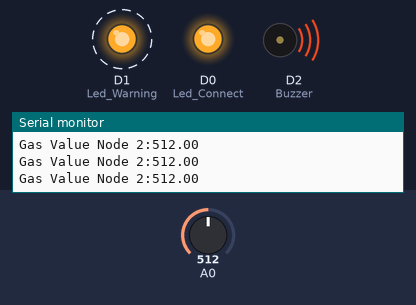
This sketch was run on a simulated ESP8266 (NodeMCU). Parts: output pins drawn as LEDs (lit = HIGH), buzzer (waves = sounding, pin HIGH), the last lines printed to the serial monitor. Dashed ring = blinking. The test bench sets the inputs (shaded band); at power-on: A0 = 512. No radio packets arrive unless stated.

Above: at 1.26 s.
1.3 s: A0 set to 466
4.3 s: A0 set to 434
At 5.0 s:
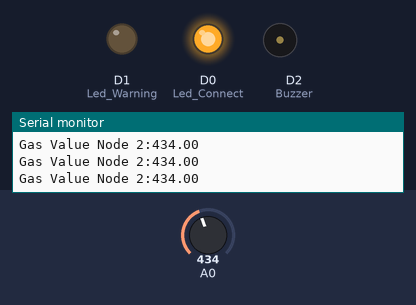
5.9 s: A0 set to 460
At 6.19 s:
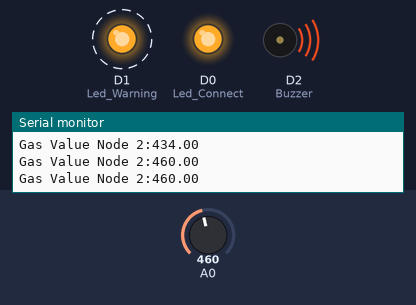
Timing chart, 0 to 14.9 s (numbered marks = the images above; inputs shaded):
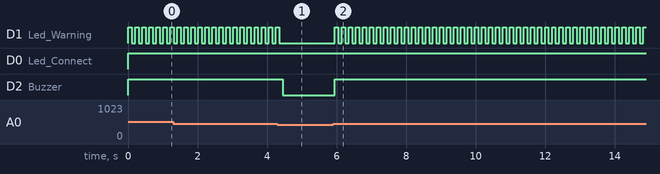

Measured:
- the behaviour switches between 451 and 450 on A0 (found by bisection; images 0 and 1)
- after the input at 4.3 s, D1 (Led_Warning): goes on until 4.3 s, then stays LOW; D2 (Buzzer): HIGH → LOW after 0.15 s
- after the input at 5.9 s, D1 (Led_Warning): alternates HIGH for 0.10 s and LOW for 0.10 s, starting at once; D2 (Buzzer): LOW → HIGH at once
- by itself, D1 (Led_Warning): alternates HIGH for 0.10 s and LOW for 0.10 s

The sketch:

NODE_2_ESP8266NodeMCU.ino
```cpp
////////////////////////////////////////
// Code for Transmitter node 1 //
////////////////////////////////////////
// NRF24L01--------------ESP8266 NodeMCU
//    CE                      D4
//    CSN                     D8
//    SCK                     D5
//    MOSI                    D7
//    MISO                    D6
/////////////////////////////////////////
// Adapter NRF24L01------ESP8266 NodeMCU
//    VCC                     Vin
//    GND                     GND
/////////////////////////////////////////
//    MQ2-----------------ESP8266 NodeMCU
//    A0                      A0
//    GND                     GND
//    VCC                     V_in
//    LED connect             D0
//    LED warning             D1
//    Buzzer                  D2
//////////////////////////////////////////
#include <RF24.h>
#include <SPI.h>
#include <nRF24L01.h>

#define CE_PIN D4
#define CS_PIN D8
RF24 radio(CE_PIN, CS_PIN);

float gasValue2;
const uint64_t pipe2 = 0x00000000000F;//RF2

#define Led_Connect D0
#define Led_Warning D1
#define Buzzer D2
void setup()
{
  pinMode(gasValue2, INPUT);
  pinMode(Led_Connect, OUTPUT);
  pinMode(Led_Warning, OUTPUT);
  pinMode(Buzzer, OUTPUT);
  //Cai dat thong so ky thuat cho RF
  Serial.begin(9600);
  radio.begin();
  radio.openWritingPipe(pipe2);
  radio.setPALevel(RF24_PA_MIN);
  radio.stopListening();
}
void loop()
{
  gasValue2 = analogRead(A0);
  radio.write(&gasValue2, sizeof(gasValue2));
  Serial.print("Gas Value Node 2:");
  Serial.println(gasValue2);

  if (gasValue2 > 450)
  {
    digitalWrite(Led_Connect, HIGH);
    digitalWrite(Buzzer, HIGH);

    digitalWrite(Led_Warning, HIGH);
    delay(100);
    digitalWrite(Led_Warning, LOW);
    delay(100);
  }
  else
  {
    digitalWrite(Led_Connect, HIGH);
    digitalWrite(Buzzer, LOW);
  }
}
```
